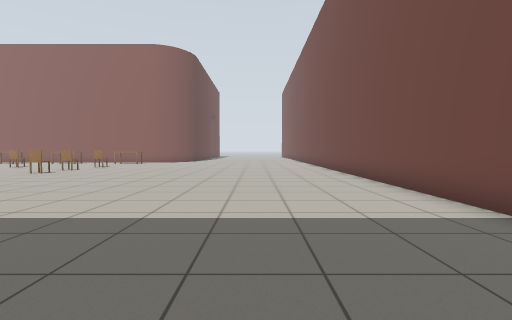
view 1 (above)

21 first-person views from a walk through a Gazebo world. The camera is 0.9 m above the floor, tilts 2° down and sees 85° across. Floor lines are 1 m apart. The floor is counted in squares, 1 m on a side. Each view is taken from the middle of a square. On the plan, view 1 faces up. The plan holds only what a view shows up to about 11 squares ahead; the rest is blank. The place goes on beyond the plan. Simple patterns stand in for the simulator's built-in surfaces. Some stock models are drawn as simple stand-ins.

view 2
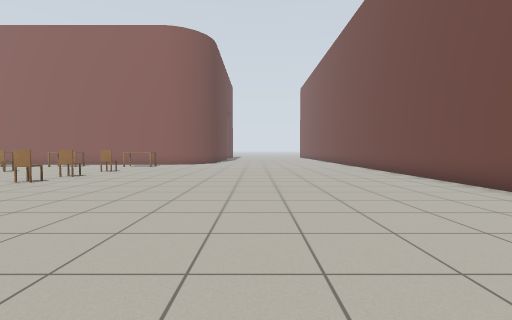

view 3
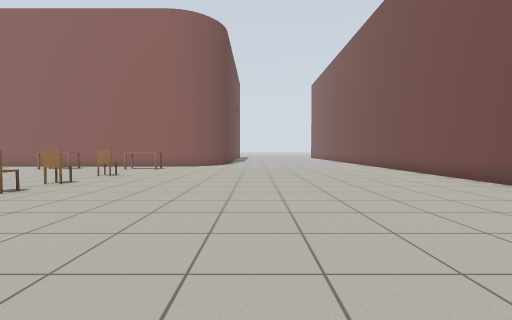

view 4
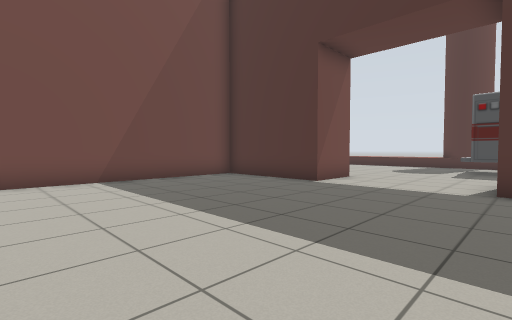

view 5
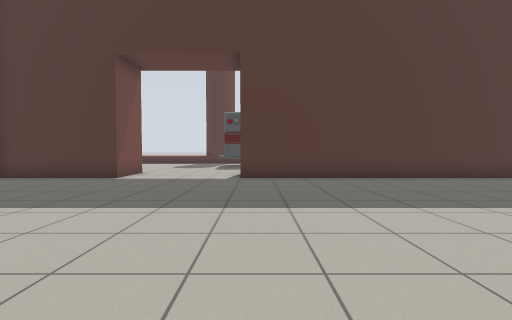

view 6
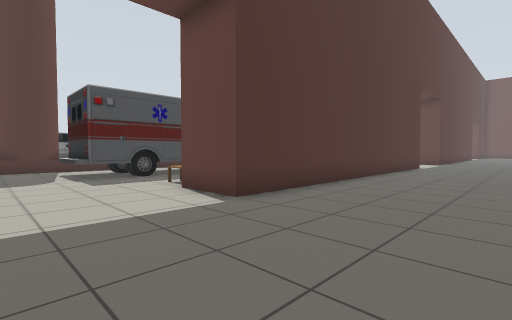

view 7
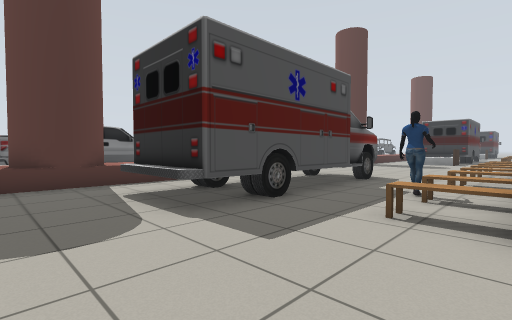

view 8
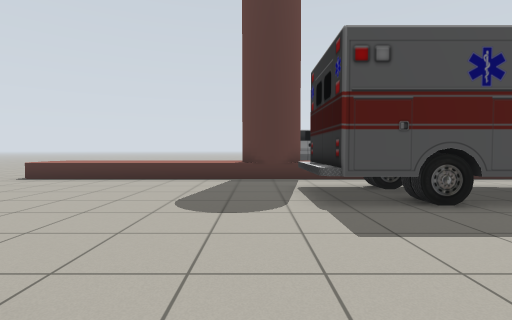

view 9
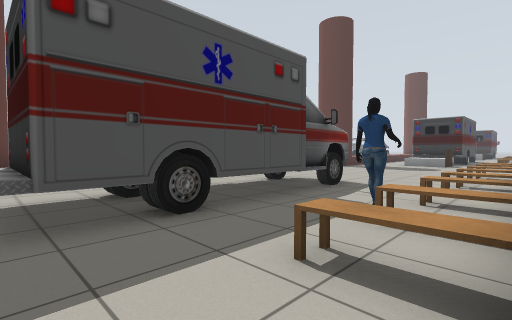

view 10
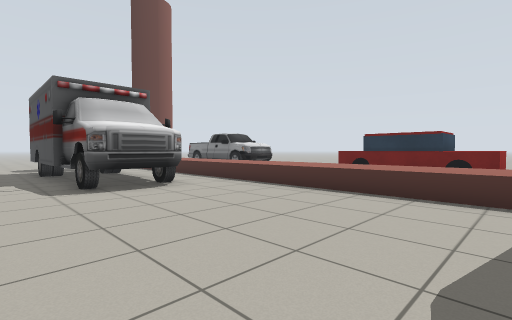

view 11
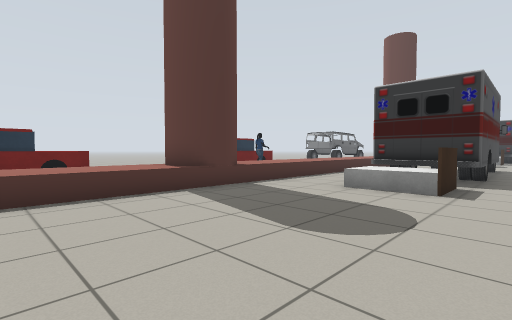

view 12
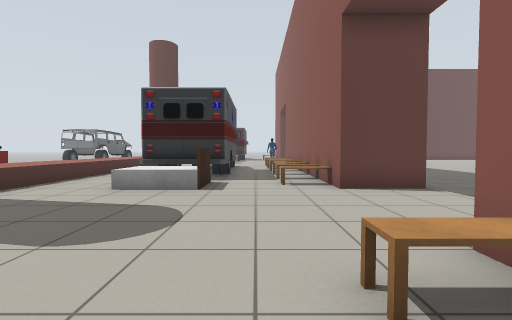

view 13
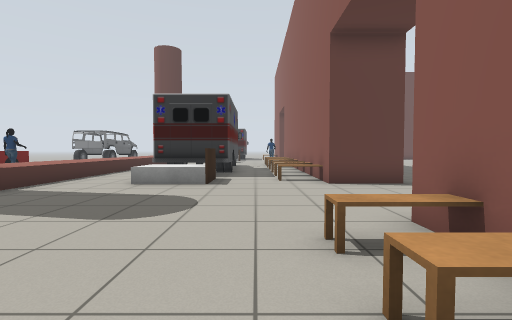

view 14
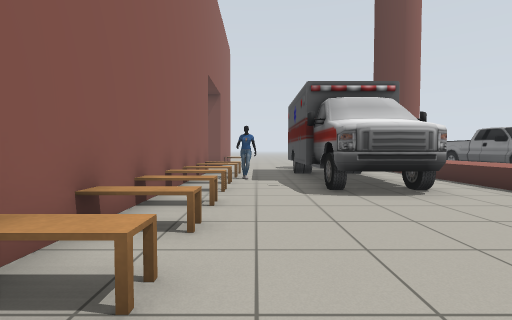

view 15
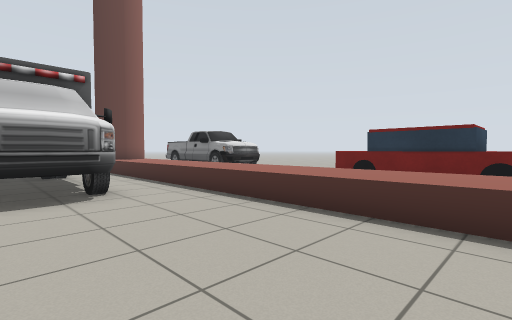

view 16
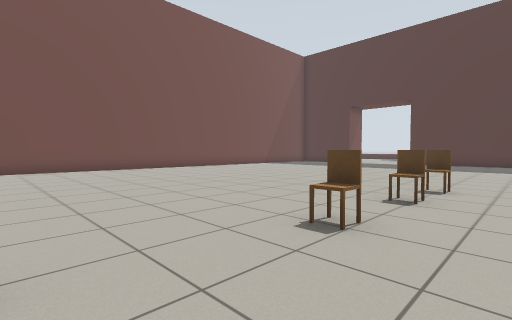

view 17
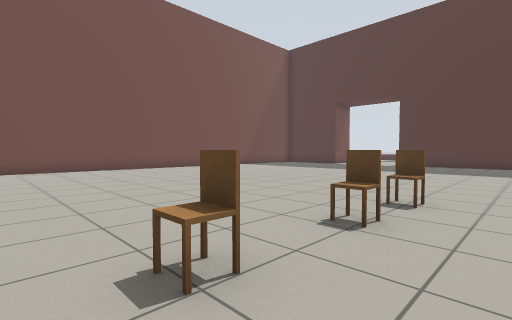

view 18
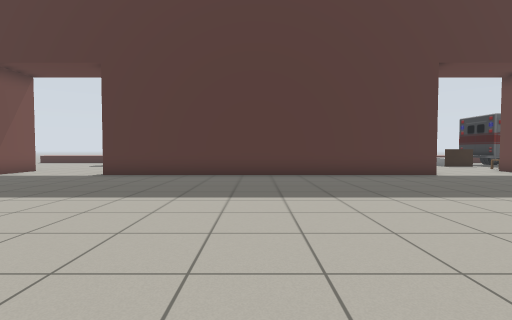

view 19
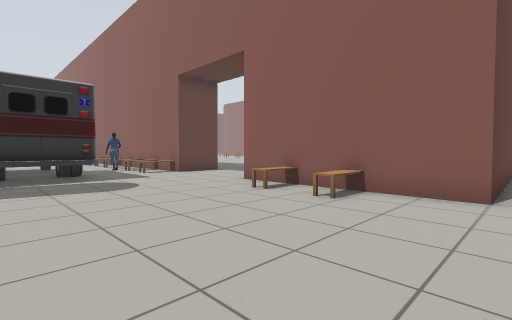

view 20
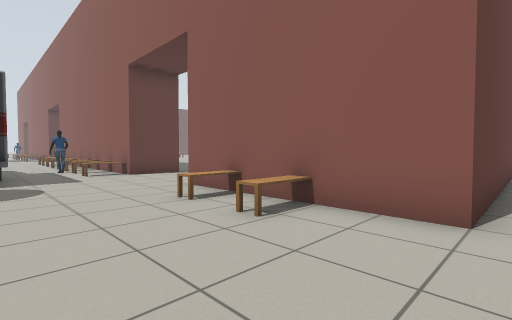

view 21
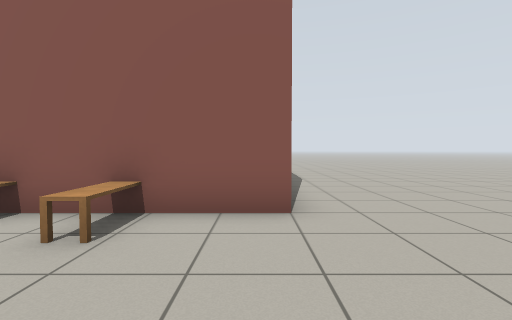

### Floor plan
Points are (right, up) in squares from view 1. A wall is a line through its corners. A room is listed if a view was taken in it or the views show most of it. See-through windows are left out.
Room 1 (views 1, 2, 3, 4, 5, 6, 7, 8, 9, 10, 11, 12, 13, 14, 15, 16, 17, 18, 19, 20, 21)
walls: (-16.6, -1) (-4.5, -1) (-4.5, -3) (-16.5, -3); (-20.5, -1) (-20.5, -3) (-25, -3); (5.5, 4.2) (5.5, -3) (-0.5, -3) (-0.5, -1) (3.5, -1) (3.5, 17.5)
low walls: (-25, -10.7) (5, -10.7)
ways out: opening at (6.5, -11.5)
objects: other object (-25, -8) to (-23, -6); other object (-24, -4); other object (-23, -4); other object (-22, -8) to (-21, -7); other object (-21, -4); other object (-16, -4); other object (-14, -4); other object (-13, -4); other object (-11, -4); other object (-10, -9) to (-3, -7); other object (-10, -4); other object (-8, -4); other object (-8, 11); other object (-8, 13); other object (-8, 15); other object (-7, -5); other object (-7, -4); other object (-5, -4); other object (1, -4); other object (3, -4)

Where each view was taken, in squares from view 1:
view 1: 0 up, 0 right, facing up
view 2: 3 up, 2 left, facing up
view 3: 5 up, 3 left, facing up
view 4: 6 up, 5 left, facing down-right
view 5: 8 up, 5 left, facing down
view 6: 3 up, 1 left, facing down-left
view 7: 3 down, 1 left, facing down-left
view 8: 2 down, 2 left, facing down
view 9: 3 down, 3 left, facing down-left
view 10: 5 down, 17 left, facing down-right
view 11: 5 down, 14 left, facing down-left
view 12: 5 down, 14 left, facing left
view 13: 5 down, 13 left, facing left
view 14: 5 down, 16 left, facing right
view 15: 7 down, 16 left, facing down-right
view 16: 18 up, 10 left, facing down-right
view 17: 16 up, 10 left, facing down-right
view 18: 9 up, 10 left, facing down
view 19: 9 down, 6 right, facing up-left
view 20: 7 down, 6 right, facing up-left
view 21: 7 down, 5 right, facing up
